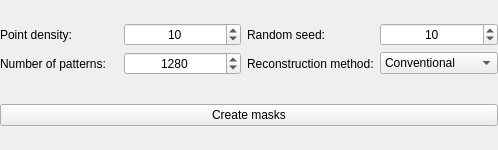
<?xml version="1.0" encoding="UTF-8"?>
<ui version="4.0">
 <class>Scatter_Control</class>
 <widget class="QWidget" name="Scatter_Control">
  <property name="geometry">
   <rect>
    <x>0</x>
    <y>0</y>
    <width>498</width>
    <height>150</height>
   </rect>
  </property>
  <property name="minimumSize">
   <size>
    <width>200</width>
    <height>100</height>
   </size>
  </property>
  <property name="windowTitle">
   <string>Form</string>
  </property>
  <layout class="QVBoxLayout" name="main_layout">
   <property name="leftMargin">
    <number>0</number>
   </property>
   <property name="topMargin">
    <number>0</number>
   </property>
   <property name="rightMargin">
    <number>0</number>
   </property>
   <property name="bottomMargin">
    <number>0</number>
   </property>
   <item>
    <layout class="QGridLayout" name="Scatter_Grid_Layout">
     <item row="0" column="0">
      <widget class="QLabel" name="point_density_info_text">
       <property name="text">
        <string>Point density:</string>
       </property>
      </widget>
     </item>
     <item row="0" column="1">
      <widget class="QSpinBox" name="point_density_value">
       <property name="alignment">
        <set>Qt::AlignCenter</set>
       </property>
       <property name="maximum">
        <number>100</number>
       </property>
       <property name="singleStep">
        <number>1</number>
       </property>
       <property name="value">
        <number>10</number>
       </property>
       <property name="displayIntegerBase">
        <number>10</number>
       </property>
      </widget>
     </item>
     <item row="0" column="2">
      <widget class="QLabel" name="random_seed_scatter_text">
       <property name="text">
        <string>Random seed:</string>
       </property>
      </widget>
     </item>
     <item row="0" column="3">
      <widget class="QSpinBox" name="random_seed_scatter_value">
       <property name="alignment">
        <set>Qt::AlignCenter</set>
       </property>
       <property name="maximum">
        <number>4096</number>
       </property>
       <property name="singleStep">
        <number>1</number>
       </property>
       <property name="value">
        <number>10</number>
       </property>
       <property name="displayIntegerBase">
        <number>10</number>
       </property>
      </widget>
     </item>
     <item row="1" column="0">
      <widget class="QLabel" name="number_patterns_scatter_info_text">
       <property name="text">
        <string>Number of patterns:</string>
       </property>
      </widget>
     </item>
     <item row="1" column="1">
      <widget class="QSpinBox" name="number_patterns_scatter_value">
       <property name="alignment">
        <set>Qt::AlignCenter</set>
       </property>
       <property name="minimum">
        <number>1</number>
       </property>
       <property name="maximum">
        <number>50000</number>
       </property>
       <property name="value">
        <number>1280</number>
       </property>
      </widget>
     </item>
     <item row="1" column="2">
      <widget class="QLabel" name="select_applicator_scatter_info_text">
       <property name="text">
        <string>Reconstruction method:</string>
       </property>
      </widget>
     </item>
     <item row="1" column="3">
      <widget class="QComboBox" name="select_applicator_scatter_list">
       <item>
        <property name="text">
         <string>Conventional</string>
        </property>
       </item>
       <item>
        <property name="text">
         <string>Pseudoinverse</string>
        </property>
       </item>
       <item>
        <property name="text">
         <string>FISTA</string>
        </property>
       </item>
       <item>
        <property name="text">
         <string>TV-norm</string>
        </property>
       </item>
      </widget>
     </item>
    </layout>
   </item>
   <item>
    <widget class="QPushButton" name="generate_masks_button">
     <property name="font">
      <font>
       <kerning>true</kerning>
      </font>
     </property>
     <property name="text">
      <string>Create masks</string>
     </property>
    </widget>
   </item>
  </layout>
 </widget>
 <resources/>
 <connections/>
</ui>
